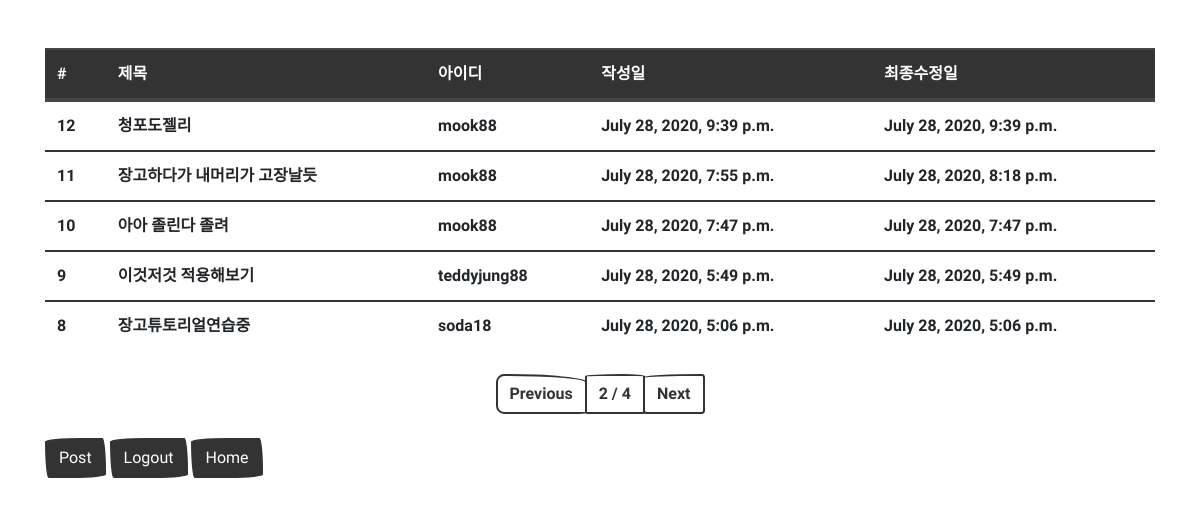
The page /board/list/?p=2 on the database its author committed.
### board/models.py (models this page shows, shortened)
class Board(models.Model):
    title       = models.CharField(max_length=200, verbose_name="제목")
    contents    = models.TextField(verbose_name="내용")
    writer      = models.ForeignKey('member.BoardMember', on_delete=models.CASCADE, verbose_name="작성자")
    created_at  = models.DateTimeField(auto_now_add=True, verbose_name="작성일")
    updated_at  = models.DateTimeField(auto_now=True, verbose_name="최종수정일")
    tags        = models.ManyToManyField('tag.Tag', verbose_name="게시판태그")
    class Meta:
        db_table            = 'boards'
        verbose_name        = '게시판'
        verbose_name_plural = '게시판'

### member/models.py (models this page shows)
class BoardMember(models.Model):
    username    = models.CharField(max_length=100, verbose_name='유저ID')
    email       = models.EmailField(max_length=100, verbose_name='유저메일')
    password    = models.CharField(max_length=100, verbose_name='유저PW')
    created_at  = models.DateTimeField(auto_now_add=True, verbose_name='가입날짜')
    updated_at  = models.DateTimeField(auto_now=True, verbose_name='마지막수정일')
    def __str__(self):
        return self.username
    class Meta:
        db_table            = 'boardmembers'
        verbose_name        = '게시판멤버'
        verbose_name_plural = '게시판멤버'

### board/views.py (the view)
# urls.py: path('list/', views.board_list),
def board_list(request):
    all_boards  = Board.objects.all().order_by('-id')
    page        = int(request.GET.get('p', 1))
    pagenator   = Paginator(all_boards, 5)
    boards      = pagenator.get_page(page)
    return render(request, 'board_list.html', {"boards":boards})

### board/templates/board_list.html
{% extends "base.html" %} {% block content %}
<div class="row mt-5">
  <div class="col-12">
    <table class="table">
      <thead class="thead-dark">
        <tr>
          <th scope="col">#</th>
          <th scope="col">제목</th>
          <th scope="col">아이디</th>
          <th scope="col">작성일</th>
          <th scope="col">최종수정일</th>
        </tr>
      </thead>
      <tbody>
        {% for board in boards %}
        <tr onclick="location.href='/board/detail/{{ board.id }}/'">
          <th scope="row">{{ board.id }}</th>
          <td>{{ board.title }}</td>
          <td>{{ board.writer }}</td>
          <td>{{ board.created_at }}</td>
          <td>{{ board.updated_at }}</td>
        </tr>
        {% endfor %}
      </tbody>
    </table>
  </div>
</div>
<div class="row mt-2">
  <div class="col-12">
    <nav aria-label="Page navigation example">
      <ul class="pagination justify-content-center">
        {% if boards.has_previous %}
        <li class="page-item">
          <a class="page-link" href="?p={{ boards.previous_page_number }}"
            >Previous</a
          >
        </li>
        {% else %}
        <li class="page-item disabled">
          <a class="page-link" href="#">Previous</a>
        </li>
        {% endif %}
        <li class="page-item">
          <a class="page-link" href="#"
            >{{ boards.number }} / {{ boards.paginator.num_pages }}</a
          >
        </li>
        {% if boards.has_next %}
        <li class="page-item">
          <a class="page-link" href="?p={{ boards.next_page_number }}">Next</a>
        </li>
        {% else %}
        <li class="page-item disabled">
          <a class="page-link" href="#">Next</a>
        </li>
        {% endif %}
      </ul>
    </nav>
  </div>
</div>
<div class="row mt-2">
  <div class="col-12">
    <button class="btn btn-primary" onclick="location.href='/board/write/'">
      Post
    </button>
    <button class="btn btn-primary" onclick="location.href='/member/logout/'">
      Logout
    </button>
    <button class="btn btn-primary" onclick="location.href='/'">
      Home
    </button>
  </div>
</div>
{% endblock %}

### rows shown on the page
Board: id "12", title "청포도젤리", writer "mook88", created_at "July 28, 2020, 9:39 p.m.", updated_at "July 28, 2020, 9:39 p.m."
Board: id "11", title "장고하다가 내머리가 고장날듯", writer "mook88", created_at "July 28, 2020, 7:55 p.m.", updated_at "July 28, 2020, 8:18 p.m."
Board: id "10", title "아아 졸린다 졸려", writer "mook88", created_at "July 28, 2020, 7:47 p.m.", updated_at "July 28, 2020, 7:47 p.m."
Board: id "9", title "이것저것 적용해보기", writer "teddyjung88", created_at "July 28, 2020, 5:49 p.m.", updated_at "July 28, 2020, 5:49 p.m."
Board: id "8", title "장고튜토리얼연습중", writer "soda18", created_at "July 28, 2020, 5:06 p.m.", updated_at "July 28, 2020, 5:06 p.m."

### other values the page prints
{{ boards.number }} "2"
{{ boards.paginator.num_pages }} "4"
